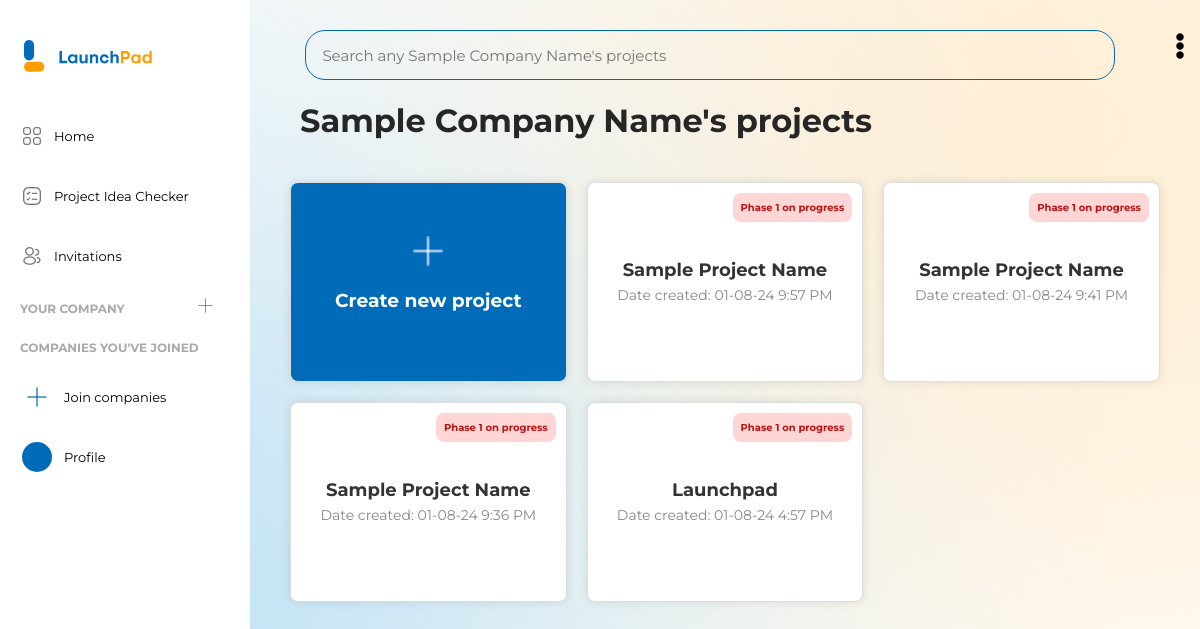
The app's page /company_view.php?Company_id=79 (signed in) with its own data.
### tables this page shows
CREATE TABLE `company_registration` (
  `Company_ID` int(11) NOT NULL,
  `Student_ID` varchar(20) NOT NULL,
  `Company_name` varchar(100) NOT NULL,
  `Company_logo` varchar(100) NOT NULL,
  `Company_description` text NOT NULL,
  `Registration_date` datetime NOT NULL
);

CREATE TABLE `project` (
  `Project_ID` int(11) NOT NULL,
  `Company_ID` int(11) NOT NULL,
  `Project_title` varchar(100) NOT NULL,
  `Project_Description` text NOT NULL,
  `Project_date` datetime NOT NULL
);

### company_view.php (the view, shortened to what this page needs)
    <?php
    require "config.php";
    $selectedCompanyID = isset($_GET['Company_id']) ? $_GET['Company_id'] : null;
    $companyName = "";
    if ($selectedCompanyID) {
        $selectedCompanyQuery = "SELECT * FROM company_registration WHERE Company_ID = ?";
        $stmt = mysqli_prepare($conn, $selectedCompanyQuery);
        mysqli_stmt_bind_param($stmt, "i", $selectedCompanyID);
        mysqli_stmt_execute($stmt);
        $resultSelectedCompany = mysqli_stmt_get_result($stmt);
        if ($resultSelectedCompany) {
            $row = mysqli_fetch_assoc($resultSelectedCompany);
            $companyName = $row["Company_name"];
        }
    }
    $projectQuery = "SELECT * FROM project WHERE Company_ID = '$selectedCompanyID' ORDER BY Project_date DESC";
    $resultProjects = mysqli_query($conn, $projectQuery);
    ?>
    <!DOCTYPE html>
    <html lang="en">
    <head>
        <link rel="stylesheet" href="css/navbar.css">
        <link rel="stylesheet" href="css/company.css">
    </head>
    <body>
    <aside class="sidebar">
                <header class="sidebar-header">
                    <img src="\launchpad\images\logo-text.svg" class="logo-img">
                </header>
                <nav>
                    <a href="index.php">
                    <button>
                        <span>
                            <i ><img src="\launchpad\images\home-icon.png" alt="home-logo" class="logo-ic"></i>
                            <span>Home</span>
                        </span>
                    </button>
                </a>
                <a href="project-idea-checker.php">
                    <button>
                        <span>
                            <i ><img src="\launchpad\images\project-checker-icon.png" alt="home-logo" class="logo-ic"></i>
                            <span>Project Idea Checker</span>
                        </span>
                    </button>
        </a>
        <a href="invitations.php">
                    <button>
                        <span>
                            <i ><img src="\launchpad\images\invitation-icon.png" alt="home-logo" class="logo-ic"></i>
                            <span>Invitations</span>
                        </span>
                    </button>
        </a>
        <p class="divider-company">YOUR COMPANY<a href="create-company.php" style="text-decoration: none;">
                   <img src="\launchpad\images\join-company-icon.png" alt="Join Company Icon" width="15px" height="15px" style="margin-left: 70px;">
   </a></p>
                    <p class="divider-company">COMPANIES YOU'VE JOINED</p>
                    <a href="#">
                    <button>
                        <span  class="btn-join-company">
                            <i > <div class="circle-avatar">
                                <img src="\launchpad\images\join-company-icon.png" alt="">
                            </div></i>
                            <span class="join-company-text">Join companies</span>
                        </span>
                    </button>
                    </a>
    <a href="profile.php">
                    <button>
                        <span>
                        <div class="avatar2" id="initialsAvatar6"></div>
                            <span>Profile</span>
                        </span>
                    </button>
    </a>
                </nav>
            </aside>
            <div class="content2">
                       <div class="search-bar">
                   <input type="text" id="projectSearch" name="projectSearch" placeholder="Search any <?php echo $companyName ?>'s projects"><span class="forspace"></span><span> <a href="#"><img src="images/options.png" alt="options-icon" height="30px"></a></span>
               </div>
                           <h1><?php echo $companyName ?>'s projects </h1>
                       </div>
                <div class="content">
                <a href="create-project.php?Company_id=<?php echo $_GET['Company_id']; ?>" class="project-card2">
            <br><br>
            <img src="images/add-company-icon.png" alt="add-icon" width="30px">
            <h3>Create new project</h3>
        </a>
        <?php while ($row = mysqli_fetch_assoc($resultProjects)) : ?>
    <a href="project.php?project_id=<?php echo $row['Project_ID']; ?>" class="project-card">
        <div class="status-badge">Phase 1 on progress</div>
        <div>
            <div class="project-title"><?php echo $row['Project_title']; ?></div>
            <div class="project-date">Date created: <?php echo date('m-d-y g:i A', strtotime($row['Project_date'])); ?></div>
        </div>
    </a>
<?php endwhile; ?>
    </div>
    </body>
    </html>

### css/navbar.css (style rules this page uses)
* { box-sizing: border-box; }
:root { --pblue-color: #006BB9; --pyellow-color: #FF9D00; --bhov-color: #093a5d; }
html, body { height: 100%; margin: 0; }
body { margin: 0; background: url("/launchpad/images/background-light.svg"); background-attachment: fixed; background-position: center; background-repeat: no-repeat; background-size: cover; color: #262626; font-family: 'Montserrat', sans-serif; }
.sidebar { position: fixed; top: 0; left: 0; width: 250px; height: 100vh; padding: 40px 10px 30px 10px; background: #fff; overflow-y: auto; }
.content { margin-top: 20px; margin-left: 270px; padding: 20px; }
.sidebar-header { width: 100%; margin-bottom: 30px; }
.logo-img { margin-left: 14px; height: 32px; }
.sidebar button { height: 60px; width: 230px; background: transparent; border: 0; padding: 0; font-family: inherit; cursor: pointer; }
.divider-company { font-size: 12px; font-weight: 700; color: #7373739c; margin-left: 10px; }
.sidebar button > span { display: flex; align-items: center; gap: 12px; height: 48px; padding: 0 12px; border-radius: 24px; line-height: 1; }
.sidebar button > span > span { transition: 0.3s; }
.sidebar button i { position: relative; font-size: 28px; transition: 0.2s; }
.sidebar button img { width: 20px; height: 20px; transition: 0.2s; }
.sidebar button span { font-size: 13px; }
.sidebar > nav { flex: 1 1 auto; display: flex; flex-direction: column }
.avatar2 { width: 30px; height: 30px; background-color: #006BB9; color: #fff; font-size: 12px; line-height: 30px; border-radius: 50%; }
.circle-avatar { width: 30px; height: 30px; border-radius: 50%; overflow: hidden; display: flex; align-items: center; justify-content: center; }
.circle-avatar > img { display: inline-block; vertical-align: middle; }

### css/company.css (style rules this page uses)
:root { --pblue-color: #006BB9; --pyellow-color: #FF9D00; --bhov-color: #093a5d; }
.content2 { margin-top: 30px; margin-left: 300px; }
.content { margin-top: 20px; margin-left: 270px; padding: 20px; display: flex; flex-wrap: wrap; gap: 20px; }
.project-card { position: relative; margin: 0; flex: 0 0 calc(33.33% - 20px); max-width: calc(33.33% - 20px); box-sizing: border-box; padding: 15px; border: 1px solid #ddd; border-radius: 8px; background-color: #fff; box-shadow: 0 0 10px rgba(0, 0, 0, 0.1); transition: transform 0.3s, box-shadow 0.3s; cursor: pointer; text-decoration: none; color: #333; text-align: center; display: flex; flex-direction: column; justify-content: center; }
.status-badge { position: absolute !important; top: 10px !important; right: 10px !important; padding: 8px !important; background-color: rgba(255, 0, 0, 0.16) !important; color: #b91313 !important; border-radius: 8px !important; font-size: 10px !important; font-weight: bold !important; }
.project-card2 { background-color: var(--pblue-color); color: #ffffff; margin: 0; flex: 0 0 calc(33.33% - 20px); max-width: calc(33.33% - 20px); box-sizing: border-box; padding: 15px; border: 1px solid #ddd; border-radius: 8px; box-shadow: 0 0 10px rgba(0, 0, 0, 0.1); transition: transform 0.3s, box-shadow 0.3s; cursor: pointer; text-decoration: none; text-align: center; position: relative; flex-direction: column; justify-content: center; }
.project-card, .project-card2 { width: 100px; height: 200px; }
.project-title { font-size: 18px; font-weight: bold; margin-bottom: 5px; }
.project-date { font-size: 14px; color: #888; }
.search-bar { justify-content: center; text-align: center; }
.search-bar input { width: 90%; height: 50px; background-color: #ffffff00; border: 1px solid var(--pblue-color); font-family: inherit; font-size: 15px; padding: 0 16px; border-radius: 1.25rem; transition: all 0.375s; }

### records on screen
company_registration: projectSearch "Search any Sample Company Name's projects", Company_name "Sample Company Name"
project: Project_title "Sample Project Name", Project_date "01-08-24 9:57 PM"
project: Project_title "Sample Project Name", Project_date "01-08-24 9:41 PM"
project: Project_title "Sample Project Name", Project_date "01-08-24 9:36 PM"
project: Project_title "Launchpad", Project_date "01-08-24 4:57 PM"
